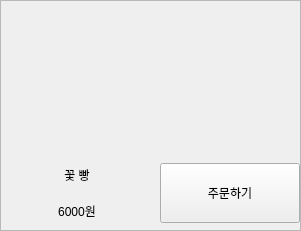
            <widget class="QFrame" name="frame_15">
             <property name="minimumSize">
              <size>
               <width>301</width>
               <height>231</height>
              </size>
             </property>
             <property name="maximumSize">
              <size>
               <width>301</width>
               <height>231</height>
              </size>
             </property>
             <property name="frameShape">
              <enum>QFrame::StyledPanel</enum>
             </property>
             <property name="frameShadow">
              <enum>QFrame::Raised</enum>
             </property>
             <widget class="QWidget" name="verticalLayoutWidget_19">
              <property name="geometry">
               <rect>
                <x>0</x>
                <y>0</y>
                <width>302</width>
                <height>228</height>
               </rect>
              </property>
              <layout class="QVBoxLayout" name="verticalLayout_43">
               <item>
                <widget class="QLabel" name="label_62">
                 <property name="minimumSize">
                  <size>
                   <width>300</width>
                   <height>150</height>
                  </size>
                 </property>
                 <property name="maximumSize">
                  <size>
                   <width>300</width>
                   <height>150</height>
                  </size>
                 </property>
                 <property name="text">
                  <string/>
                 </property>
                 <property name="pixmap">
                  <pixmap>../img/꽃빵.jpeg</pixmap>
                 </property>
                 <property name="scaledContents">
                  <bool>true</bool>
                 </property>
                </widget>
               </item>
               <item>
                <layout class="QHBoxLayout" name="horizontalLayout_22">
                 <item>
                  <layout class="QVBoxLayout" name="verticalLayout_44">
                   <item>
                    <widget class="QLabel" name="label_63">
                     <property name="minimumSize">
                      <size>
                       <width>150</width>
                       <height>30</height>
                      </size>
                     </property>
                     <property name="maximumSize">
                      <size>
                       <width>150</width>
                       <height>30</height>
                      </size>
                     </property>
                     <property name="layoutDirection">
                      <enum>Qt::LeftToRight</enum>
                     </property>
                     <property name="text">
                      <string>꽃 빵</string>
                     </property>
                     <property name="alignment">
                      <set>Qt::AlignCenter</set>
                     </property>
                    </widget>
                   </item>
                   <item>
                    <widget class="QLabel" name="label_64">
                     <property name="minimumSize">
                      <size>
                       <width>150</width>
                       <height>30</height>
                      </size>
                     </property>
                     <property name="maximumSize">
                      <size>
                       <width>150</width>
                       <height>30</height>
                      </size>
                     </property>
                     <property name="text">
                      <string>6000원</string>
                     </property>
                     <property name="alignment">
                      <set>Qt::AlignCenter</set>
                     </property>
                    </widget>
                   </item>
                  </layout>
                 </item>
                 <item>
                  <widget class="QPushButton" name="selectButton_12">
                   <property name="minimumSize">
                    <size>
                     <width>140</width>
                     <height>60</height>
                    </size>
                   </property>
                   <property name="maximumSize">
                    <size>
                     <width>140</width>
                     <height>60</height>
                    </size>
                   </property>
                   <property name="styleSheet">
                    <string notr="true">QPushButton:pressed {
    background-color: grey;  /* 버튼을 눌렀을 때 배경색 */
    color: white;            /* 버튼을 눌렀을 때 글자색 */
}</string>
                   </property>
                   <property name="text">
                    <string>주문하기</string>
                   </property>
                  </widget>
                 </item>
                </layout>
               </item>
              </layout>
             </widget>
            </widget>
